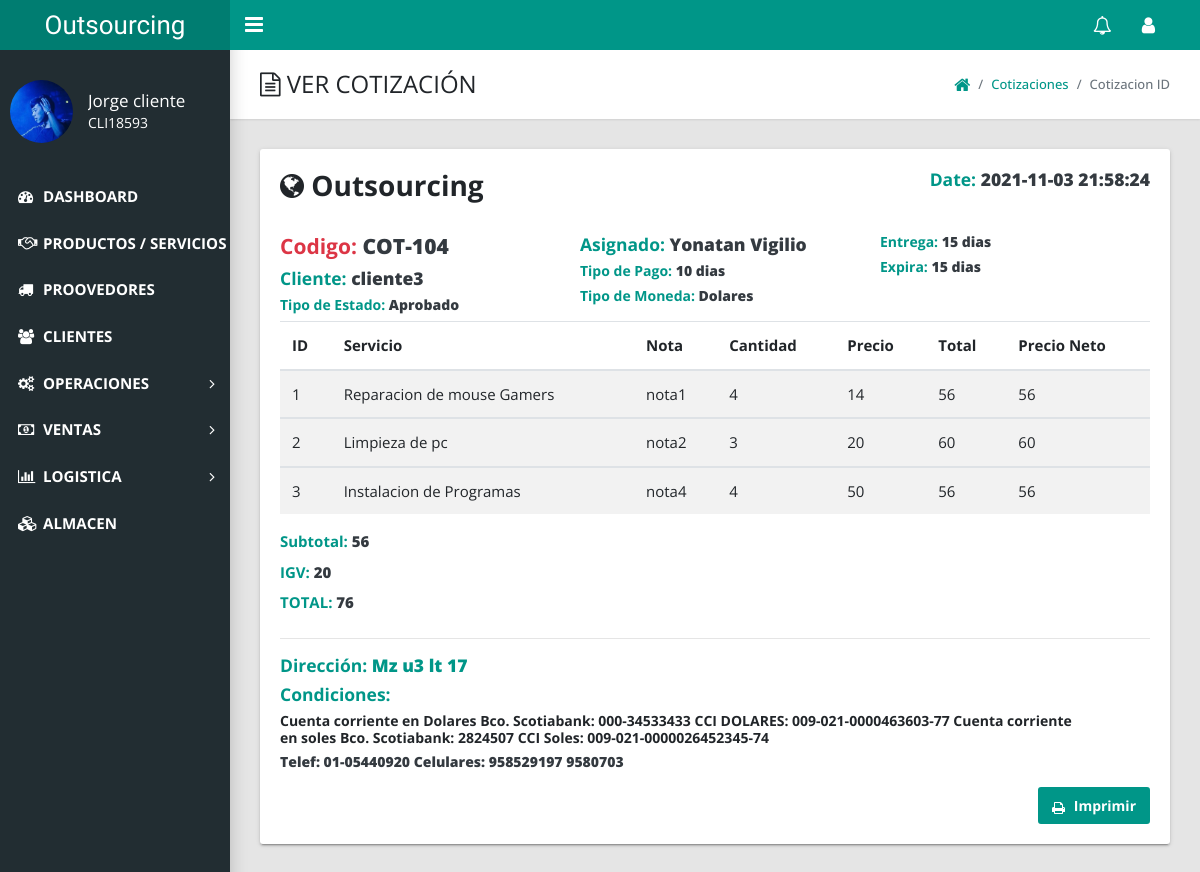
The page /admin/index.php?action=view_cotizacion_id&cot_codigo=COT-104 (signed in) on the database its author committed.
### tables this page shows
CREATE TABLE `cotizacion` (
  `cot_id` int(11) NOT NULL,
  `cot_codigo` varchar(20) NOT NULL,
  `cot_cliente` varchar(50) NOT NULL,
  `cot_asignado` varchar(50) NOT NULL,
  `cot_estado` varchar(50) NOT NULL,
  `cot_pago` varchar(20) NOT NULL,
  `cot_moneda` varchar(20) NOT NULL,
  `cot_entrega` varchar(20) NOT NULL,
  `cot_expira` varchar(20) NOT NULL,
  `cot_direccion` varchar(100) NOT NULL,
  `cot_condicion` text NOT NULL,
  `cot_pie` varchar(50) NOT NULL,
  `cot_fecha` datetime NOT NULL DEFAULT current_timestamp()
);

CREATE TABLE `cotizacion_servicio` (
  `id_cotser` int(11) NOT NULL,
  `cod_cot` varchar(20) NOT NULL,
  `nombre_cot` varchar(50) NOT NULL,
  `servicio_cot` varchar(50) NOT NULL,
  `nota_cot` varchar(100) NOT NULL,
  `cantidad_cot` int(11) NOT NULL,
  `precio_cot` int(11) NOT NULL,
  `observacion_cot` varchar(250) NOT NULL
);

CREATE TABLE `cotizacion_servicio2` (
  `id_cotser2` int(11) NOT NULL,
  `cod_cot2` varchar(20) NOT NULL,
  `nombre_cot2` varchar(50) NOT NULL,
  `nota_cot2` varchar(150) NOT NULL,
  `cantidad_cot2` int(11) NOT NULL,
  `precio_cot2` int(11) NOT NULL,
  `total_cot2` int(11) NOT NULL,
  `precioNeto_cot2` int(11) NOT NULL,
  `subtotal_cot2` int(11) NOT NULL,
  `IGV_cot2` int(11) NOT NULL,
  `totalall_cot2` int(11) NOT NULL
);

### admin/includes/cotizaciones/ver_cotizacione_id.php (the view, shortened to what this page needs)
<link href="styles/ver.css" type="text/css" rel="stylesheet">
<?php if($_SESSION['role'] != 7 AND $_SESSION['role'] != 17 AND $_SESSION['role'] != 5 ){
  echo "<script>alert('No puedes acceder acá ')</script>";
  echo "<script>window.open('index.php?logged_in=Logueaste%20correctamente!','_self')</script>";
}else{
  ?>
<main class="app-content">
      <div class="app-title">
        <div>
          <h1><i class="fa fa-file-text-o"></i> VER COTIZACIÓN</h1>
        </div>
         <ul class="app-breadcrumb breadcrumb side">
          <li class="breadcrumb-item"><a href="index.php?logged_in=Logueaste%20correctamente!"><i class="fa fa-home fa-lg"></i></a></li>
          <li class="breadcrumb-item"><a href="index.php?action=view_cotizacion">Cotizaciones</a></li>
          <li class="breadcrumb-item active">Cotizacion ID</li>
        </ul>
      </div>
      <div class="row"  style="font-size: 15px;">
        <div class="col-md-12">
          <div class="tile">
            <?php
            $edit_cat = mysqli_query($conexion, "select * from cotizacion where cot_codigo='$_GET[cot_codigo]'");
            $fetch_cat = mysqli_fetch_array($edit_cat);
            ?>
            <section class="invoice">
              <div class="row mb-4">
                <div class="col-6">
                  <h2 class="page-header"><i class="fa fa-globe"></i> Outsourcing</h2>
                </div>
                <div class="col-6">
                  <h5 class="text-right colorText">Date: <b class="text-dark"><?php echo $fetch_cat['cot_fecha']; ?></b></h5>
                </div>
              </div>
              <div class="row invoice-info">
                <div class="col-4">
                  <h4 style="color:#dc3545;">Codigo: <b class="text-dark"><?php echo $fetch_cat['cot_codigo'];?></b></h4>
                  <h5 class="colorText">Cliente: <b class="text-dark"><?php echo $fetch_cat['cot_cliente'];?></b></h5>
                  <h6 class="colorText">Tipo de Estado: <b class="text-dark"><?php echo $fetch_cat['cot_estado'];?></b></h6>
                </div>
                <div class="col-4">
                 <h5 class="colorText">Asignado: <b class="text-dark"><?php echo $fetch_cat['cot_asignado'];?></b></h5>
                 <h6 class="colorText">Tipo de Pago: <b class="text-dark"><?php echo $fetch_cat['cot_pago'];?></b></h6>
                 <h6 class="colorText">Tipo de Moneda: <b class="text-dark"><?php echo $fetch_cat['cot_moneda'];?></b></h6>
               </div>
               <div class="col-4">
                <h6 class="colorText">Entrega: <b class="text-dark"><?php echo $fetch_cat['cot_entrega'];?></b></h6>
                <h6 class="colorText">Expira: <b class="text-dark"><?php echo $fetch_cat['cot_expira'];?></b></h6>
              </div>
              </div>
              <div class="row">
                <div class="col-12 table-responsive">
                  <table class="table table-striped">
                    <thead>
                      <tr>
                        <th>ID</th>
                        <th>Servicio</th>
                        <th>Nota</th>
                        <th>Cantidad</th>
                        <th>Precio</th>
                        <th>Total</th>
                        <th>Precio Neto</th>
                      </tr>
                    </thead>
                    <?php
                    $i = 1;
                      $edit_cat2 = mysqli_query($conexion, "select * from cotizacion_servicio where cod_cot='$_GET[cot_codigo]'");
                      while($row = mysqli_fetch_array($edit_cat2)){
                        $cantidad =$row['cantidad_cot'];
                        $edit_cat3 = mysqli_query($conexion, "select * from cotizacion_servicio2 where cantidad_cot2='$cantidad' and cod_cot2='$_GET[cot_codigo] '");
                        $row2 = mysqli_fetch_array($edit_cat3);
                    ?>
                    <tbody>
                      <tr>
                        <td><?php echo $i ?></td>
                        <td><?php echo $row['nombre_cot']; ?></td>
                        <td><?php echo $row['nota_cot']; ?></td>
                        <td><?php echo $row['cantidad_cot']; ?></td>
                        <td><?php echo $row['precio_cot']; ?></td>
                        <td><?php echo $row2['total_cot2']; ?></td>
                        <td><?php echo $row2['total_cot2']; ?></td>
                      </tr>
                    </tbody>
                        <?php  $i++; } ?>
                  </table>
                     <?php
                     $edit_cat2 = mysqli_query($conexion, "select * from cotizacion_servicio where cod_cot='$_GET[cot_codigo]'");
                     $row = mysqli_fetch_array($edit_cat2);
                       $cantidad =$row['cantidad_cot'];
                     $edit_cat31 = mysqli_query($conexion, "select * from cotizacion_servicio2 where cantidad_cot2='$cantidad' and cod_cot2='$_GET[cot_codigo] '");
                        $row6 = mysqli_fetch_array($edit_cat31); ?>
                        <label class="text-right colorText">Subtotal: <b class="text-dark"><?php echo $row2['subtotal_cot2']; ?></b></label><br>
                        <label class="text-right colorText">IGV: <b class="text-dark"><?php echo $row2['IGV_cot2']; ?></b></label><br>
                        <label class="text-right colorText">TOTAL: <b class="text-dark"><?php echo $row2['totalall_cot2']; ?></b></label>
                </div>
              </div>
                        <hr>
              <div class="row invoice-info">
                <div class="col-6">
                  <h5 class="colorText">Dirección: <b ><?php echo $fetch_cat['cot_direccion'];?></b></h5>
                </div>
                <div class="col-11">
                  <h5 class="colorText">Condiciones: <br></h5>
                   <h6><?php echo $fetch_cat['cot_condicion'];?></h6>
                </div>
                <div class="col-8">
                  <h6 class="colorText"><b class="text-dark"><?php echo $fetch_cat['cot_pie'];?></b></h6>
                </div>
              </div>
              <div class="row d-print-none mt-2">
              <div class="col-12 text-right"><a class="btn btn-primary" href="includes/cotizaciones/appPDF/pdf.php?id=<?php echo $_GET["cot_codigo"]; ?>" target="_blank"><i class="fa fa-print"></i> Imprimir</a></div>
              </div>
            </section>
          </div>
        </div>
      </div>
    </main>
<?php } ?>

### admin/styles/ver.css (style rules this page uses)
label { font-weight: bold; }

### rows shown on the page
cotizacion: cot_fecha "2021-11-03 21:58:24", cot_codigo "COT-104", cot_cliente "cliente3", cot_estado "Aprobado", cot_asignado "Yonatan Vigilio", cot_pago "10 dias", cot_moneda "Dolares", cot_entrega "15 dias", cot_expira "15 dias", cot_direccion "Mz u3 lt 17", cot_condicion "Cuenta corriente en Dolares Bco. Scotiabank: 000-34533433 CCI DOLARES: 009-021-0000463603-77 Cuenta corriente en soles Bco. Scotiabank: 2824507 CCI Soles: 009-021-0000026452345-74", cot_pie "Telef: 01-05440920 Celulares: 958529197 9580703"
cotizacion_servicio: nombre_cot "Reparacion de mouse Gamers", nota_cot "nota1", cantidad_cot "4", precio_cot "14", cotizacion_servicio2.total_cot2 "56"
cotizacion_servicio: nombre_cot "Limpieza de pc", nota_cot "nota2", cantidad_cot "3", precio_cot "20", cotizacion_servicio2.total_cot2 "60"
cotizacion_servicio: nombre_cot "Instalacion de Programas", nota_cot "nota4", cantidad_cot "4", precio_cot "50", cotizacion_servicio2.total_cot2 "56"
cotizacion_servicio2: subtotal_cot2 "56", IGV_cot2 "20", totalall_cot2 "76"

### other values the page prints
$_SESSION['name'] "Jorge cliente"
$_SESSION['cod_user'] "CLI18593"
